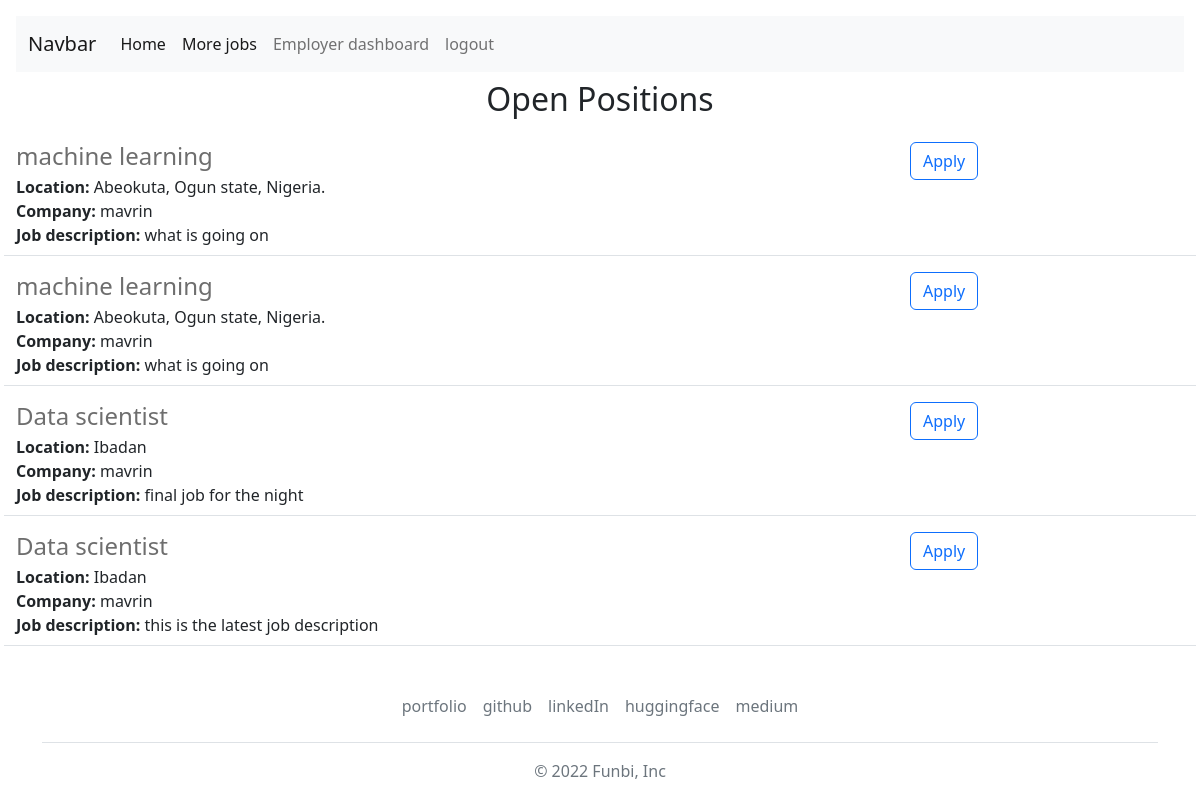
Screenshot of /more (signed in) with the database file from the repository.
### website/models.py (models this page shows)
class Jobs(db.Model):
  id = db.Column(db.Integer, primary_key=True)
  company = db.Column(db.String(50))
  email = db.Column(db.String(50))
  job = db.Column(db.String(150))
  location = db.Column(db.String(150))
  details = db.Column(db.String(1000))
  date = db.Column(db.DateTime(timezone=True), default = func.now())
  employer_id = db.Column(db.Integer, db.ForeignKey('user.id'))

### website/views.py (the view)
@views.route('/more')
def moreJobs():
  job=Jobs.query.all()
  job1=[]
  for j in job:
    job1.append(j)
  job1=job1[::-1]
  return render_template("More-jobs.html", user=current_user, job=job, job1=job1)

### website/__init__.py (called while the page is built)
def create_app():
  app = Flask(__name__)
  app.config['SECRET_KEY'] = 'funbi'
  app.config['SQLALCHEMY_DATABASE_URI'] = f'sqlite:///{DB_NAME}'
  db.init_app(app)
  from .views import views
  from .auth import auth
  app.register_blueprint(views, url_prefix='/')
  app.register_blueprint(auth, url_prefix='/')
  from .models import User, Jobs
  create_database(app)
  login_manager = LoginManager()
  login_manager.login_view = 'auth.login'
  login_manager.init_app(app)
  @login_manager.user_loader
  def load_user(id):
    return User.query.get(int(id))
  return app

### website/templates/More-jobs.html (shortened to what this page needs)
{% extends "base.html" %}
{% block body %}
      <h2 class="text-center mt-2 mb-4">Open Positions</h2>
      <div>
        {% for jo in job1 %}
          {% include "jobitem.html" %}
        {% endfor %}
      </div>
{% endblock %}

### website/templates/jobitem.html
 <div class="border-bottom row" style="margin-bottom:16px; padding-bottom:8px;">
    <div class="col-9">
      <h4 style="color:rgb(110,110,110); margin-bottom:4px;">
        {{ jo.job }}
      </h4>
      <div>
        <b>Location: </b>{{ jo.location }}
      </div>
      <div>
        <b>Company: </b>{{ jo.company }}
      </div>
      <div>
        <b>Job description:</b> {{ jo.details }}
      </div>
    </div>
   <div class="col-2 padding-right:16px">
   <a href="mailto:{{ jo.email }}?subject=Application%20for%20{{job['title']}}&body=My%20Name%3A%20%3Cyour%20name%20here%3E%0D%0A%0D%0AMy%20Resume%20link%3A%20%3Cresume%20link%3E%0D%0A%0D%0AMy%20LinkedIn%20link%3A%20%3CLinkedIn%20link%3E" type="button" class="btn btn-outline-primary float-right align-middle">Apply</a>
   </div>
  </div>

### rows the page displays
Jobs: job "machine learning", location "Abeokuta, Ogun state, Nigeria.", company "mavrin", details "what is going on"
Jobs: job "machine learning", location "Abeokuta, Ogun state, Nigeria.", company "mavrin", details "what is going on"
Jobs: job "Data scientist", location "Ibadan", company "mavrin", details "final job for the night"
Jobs: job "Data scientist", location "Ibadan", company "mavrin", details "this is the latest job description"
